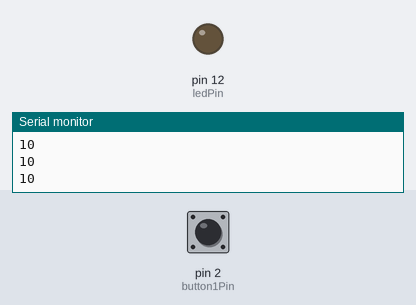
Recording of a sketch running on a simulated Arduino Uno, built with avr-gcc and run on an emulated ATmega328P. Parts: output pins drawn as LEDs (lit = HIGH), the last lines printed to the serial monitor. Inputs (shaded band) come from the test bench; at power-on: pin 2 (button1Pin) HIGH.

Above: at 1.2 s.
1.3 s: pin 2 (button1Pin) pulled LOW for 0.15 s
At 1.38 s:
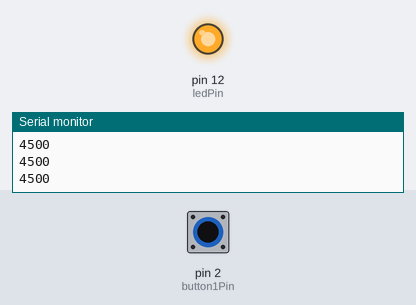
2.9 s: pin 2 (button1Pin) pulled LOW for 3.2 s
At 6.5 s:
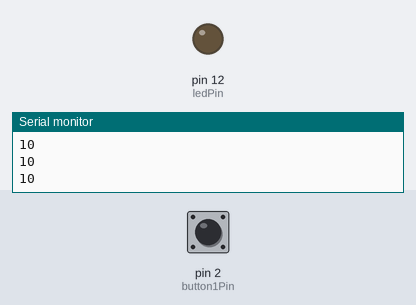
Timing chart, 0 to 8.0 s (numbered marks = the images above; inputs shaded):
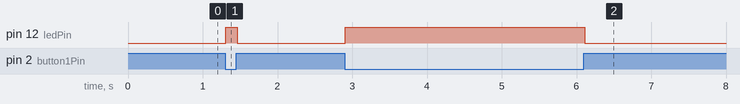

Measured:
- after the input at 1.3 s, pin 12 (ledPin): LOW → HIGH at once, → LOW 0.16 s later
- after the input at 2.9 s, pin 12 (ledPin): LOW → HIGH at once, → LOW 3.2 s later

The sketch:

Capacitive.ino
```cpp
#include <CapacitiveSensor.h>
CapacitiveSensor capSensor=CapacitiveSensor(4,2);
const int button1Pin = 2;
int cst=50;
const int ledPin=12;

void setup() {
  Serial.begin(9600);
  pinMode(ledPin, OUTPUT);
}

void loop() {
  long sensorValue=capSensor.capacitiveSensor(30);

  if (sensorValue > cst){
      digitalWrite(ledPin,HIGH);
  }
  else{
    digitalWrite(ledPin,LOW);
  }
  Serial.println(sensorValue);
  delay(10);
}
```
